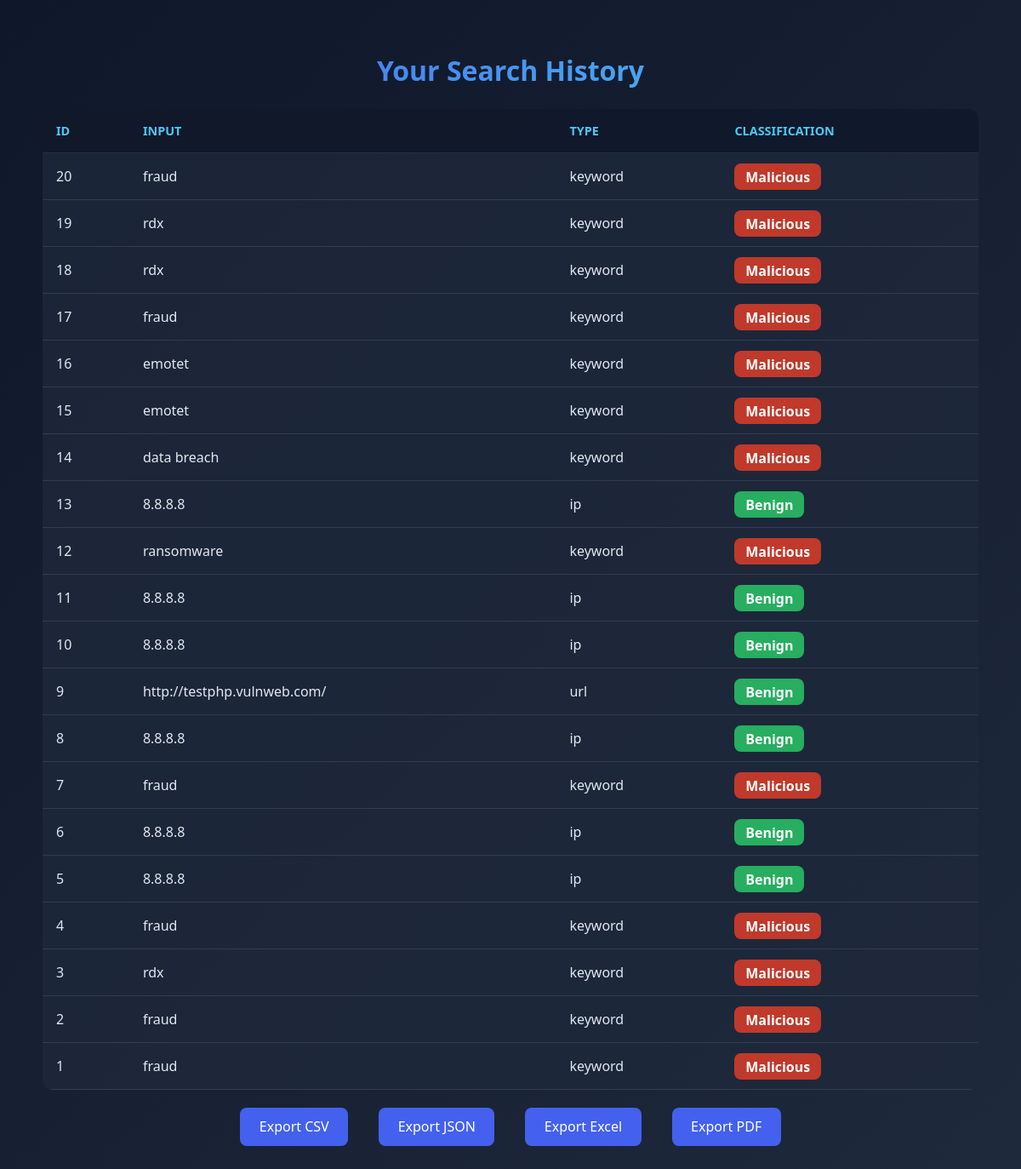
Before: /history with the older database file.
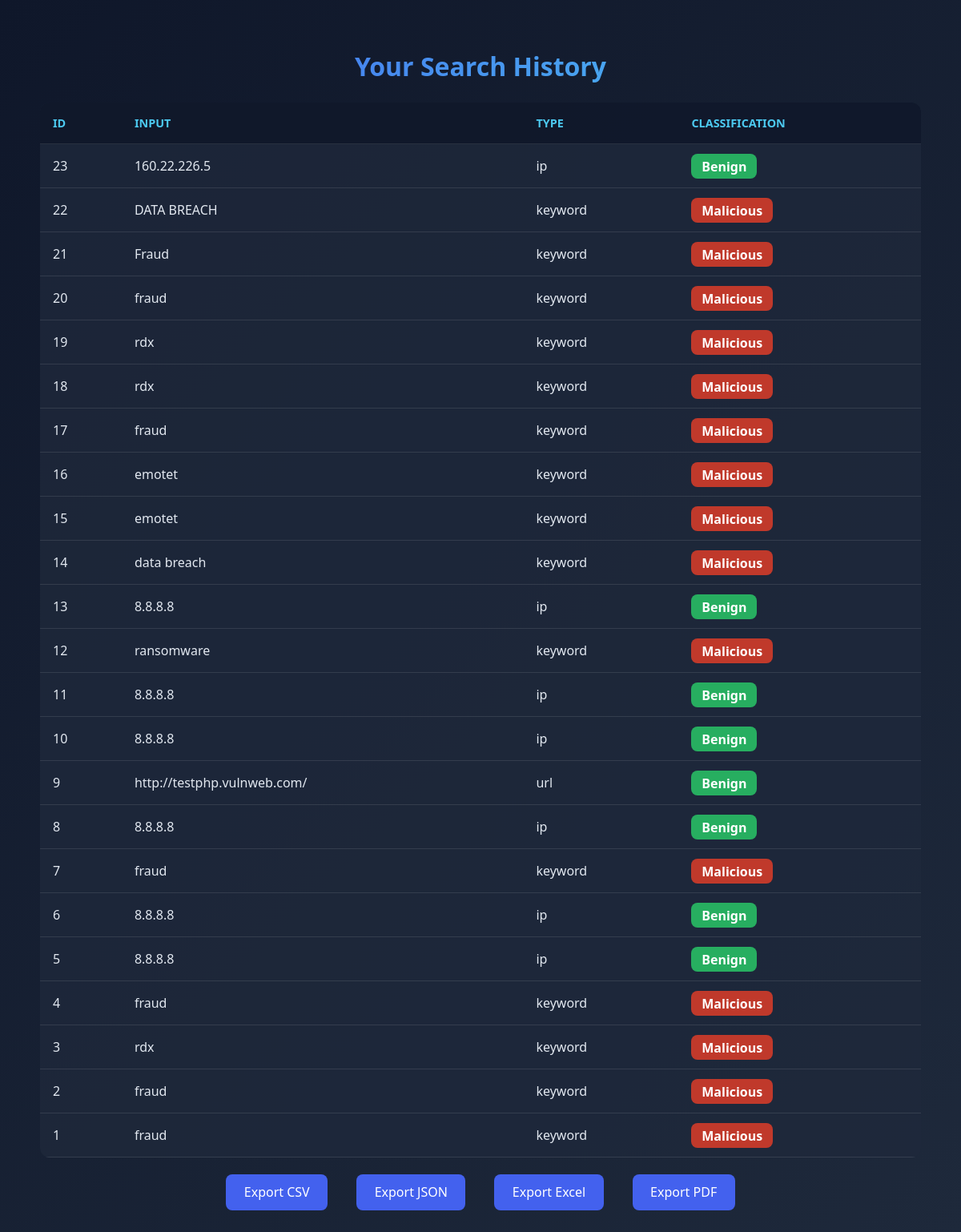
After: the same page with the newer database file.
### app/models.py (models this page shows)
class IOCResult(db.Model):
    __tablename__ = "ioc_results"
    id = db.Column(db.Integer, primary_key=True)
    input_value = db.Column(db.String(255), nullable=False)
    type = db.Column(db.String(50), nullable=False)
    classification = db.Column(db.String(50), nullable=False)
    vt_report = db.Column(db.JSON, nullable=True)
    shodan_report = db.Column(db.JSON, nullable=True)
    otx_report = db.Column(db.JSON, nullable=True)  # ✅ Changed from abusix_report
    scraped_data = db.Column(db.JSON, nullable=True)
    timestamp = db.Column(db.DateTime, default=datetime.utcnow)
    user_id = db.Column(db.Integer, db.ForeignKey("user.id"), nullable=True)
    feedbacks = db.relationship("Feedback", back_populates="ioc_result", cascade="all, delete-orphan")

### app/routes.py (the view)
@main_bp.route("/history")
def history():
    user_id = session.get("user_id")
    if user_id:
        results = IOCResult.query.filter_by(user_id=user_id).order_by(IOCResult.timestamp.desc()).all()
    else:
        results = IOCResult.query.order_by(IOCResult.timestamp.desc()).limit(50).all()
    return render_template("history.html", results=results)

### app/templates/history.html (shortened to what this page needs)
<!DOCTYPE html>
<html lang="en">
<head>
<link rel="stylesheet" href="https://cdnjs.cloudflare.com/ajax/libs/font-awesome/6.4.0/css/all.min.css">
</head>
<body>
<div class="container">
    <h1>Your Search History</h1>
    {% if results %}
    <table>
        <thead>
            <tr>
                <th>ID</th>
                <th>Input</th>
                <th>Type</th>
                <th>Classification</th>
            </tr>
        </thead>
        <tbody>
            {% for r in results %}
            <tr>
                <td>{{ r.id }}</td>
                <td>{{ r.input_value }}</td>
                <td>{{ r.type }}</td>
                <td>
                    <span class="classification {{ r.classification.lower() }}">
                        {{ r.classification }}
                    </span>
                </td>
            </tr>
            {% endfor %}
        </tbody>
    </table>
    {% else %}
        <p style="text-align:center; margin-top:2rem;">No past scans found.</p>
    {% endif %}
    <div class="export-links">
        <a href="{{ url_for('main.export', format='csv', ioc_id=results[0].id if results else 1) }}">Export CSV</a>
        <a href="{{ url_for('main.export', format='json', ioc_id=results[0].id if results else 1) }}">Export JSON</a>
        <a href="{{ url_for('main.export', format='xlsx', ioc_id=results[0].id if results else 1) }}">Export Excel</a>
        <a href="{{ url_for('main.export', format='pdf', ioc_id=results[0].id if results else 1) }}">Export PDF</a>    </div>
</div>
</body>
</html>

### app/templates/history.html (style rules this page uses)
body { background: linear-gradient(135deg, #0f172a 0%, #1e293b 100%); color: #e2e8f0; font-family: 'Segoe UI', Tahoma, Geneva, Verdana, sans-serif; min-height: 100vh; }
.container { max-width: 1100px; margin: 0 auto; padding: 2rem; }
h1 { text-align: center; font-size: 2rem; background: linear-gradient(135deg, #4361ee 0%, #4cc9f0 100%); -webkit-background-clip: text; -webkit-text-fill-color: transparent; font-weight: 700; }
table { width: 100%; border-collapse: collapse; margin-top: 1.5rem; background: rgba(30, 41, 59, 0.8); border-radius: 12px; overflow: hidden; }
th, td { padding: 1rem; text-align: left; border-bottom: 1px solid rgba(255,255,255,0.1); }
th { background: rgba(15, 23, 42, 0.9); color: #4cc9f0; text-transform: uppercase; font-size: 0.9rem; }
.classification { padding: 0.3rem 0.8rem; border-radius: 8px; font-weight: bold; text-transform: capitalize; }
.malicious { background: #c0392b; color: white; }
.benign { background: #27ae60; color: white; }
.export-links { text-align: center; margin-top: 2rem; }
.export-links a { margin: 0 1rem; padding: 0.7rem 1.4rem; background: #4361ee; color: white; border-radius: 8px; text-decoration: none; }

Changed rows visible on the page:
added IOCResult: id "23", input_value "160.22.226.5", type "ip", classification "Benign"
added IOCResult: id "22", input_value "DATA BREACH", type "keyword", classification "Malicious"
added IOCResult: id "21", input_value "Fraud", type "keyword", classification "Malicious"
